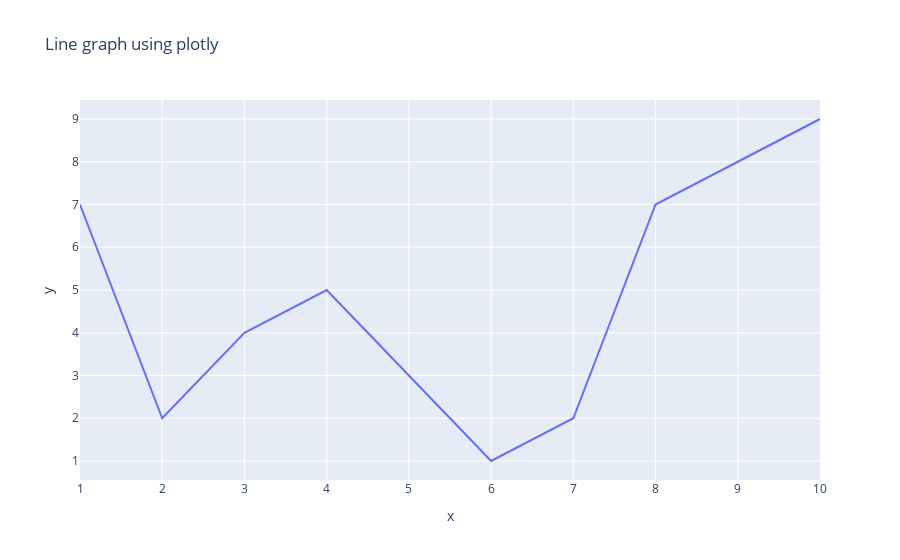

The code cell stored with this chart in its notebook:
### Code cell
import plotly.express as px
fig = px.line(x=x,y=y,title='Line graph using plotly')
fig.show()

### Figure 1 — Plotly figure (JSON) as saved in the notebook; plotly's stock layout.template omitted (floating-point values rounded to 4 significant figures)
{"data": [{"hovertemplate": "x=%{x}<br>y=%{y}<extra></extra>", "legendgroup": "", "line": {"color": "#636efa", "dash": "solid"}, "marker": {"symbol": "circle"}, "mode": "lines", "name": "", "orientation": "v", "showlegend": false, "type": "scatter", "x": [1, 2, 3, 4, 5, 6, 7, 8, 9, 10], "xaxis": "x", "y": [7, 2, 4, 5, 3, 1, 2, 7, 8, 9], "yaxis": "y"}], "layout": {"legend": {"tracegroupgap": 0}, "title": {"text": "Line graph using plotly"}, "xaxis": {"anchor": "y", "domain": [0, 1], "title": {"text": "x"}}, "yaxis": {"anchor": "x", "domain": [0, 1], "title": {"text": "y"}}}}
